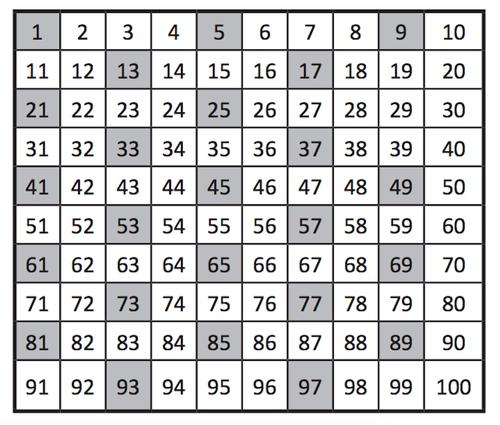
#> input picture Codigo/OpenCV/imagenes/tabla_numeros.jpg, 500 x 425 px
$ python umbral_adaptativo.py
#> lines starting #> are read from the running program, lines starting #| are printed output that depends on the picture; after the words box and inside, x2 and y2 are one past the last pixel; in counts of white or black regions, pixels touching at a corner belong together
import cv2

bloque = 3
constante = 0

def actualizar_bloque(blq):
    global bloque
    bloque = blq
    if bloque < 3 : bloque = 3
    elif bloque%2 == 0 : bloque += 1
    img_umbral = cv2.adaptiveThreshold(img,255,cv2.ADAPTIVE_THRESH_GAUSSIAN_C,cv2.THRESH_BINARY,bloque,constante)
    cv2.imshow('Imagen filtrada', img_umbral)

def actualizar_constante (cte):
    global constante
    constante = cte
    img_umbral = cv2.adaptiveThreshold(img,255,cv2.ADAPTIVE_THRESH_GAUSSIAN_C,cv2.THRESH_BINARY,bloque,constante)
    cv2.imshow('Imagen filtrada', img_umbral)

img = cv2.imread('../imagenes/tabla_numeros.jpg', 0)
#> img: shape (425, 500); min 0, max 255, mean 206.7

img_umbral = cv2.adaptiveThreshold(img,255,cv2.ADAPTIVE_THRESH_GAUSSIAN_C,cv2.THRESH_BINARY,bloque,constante)
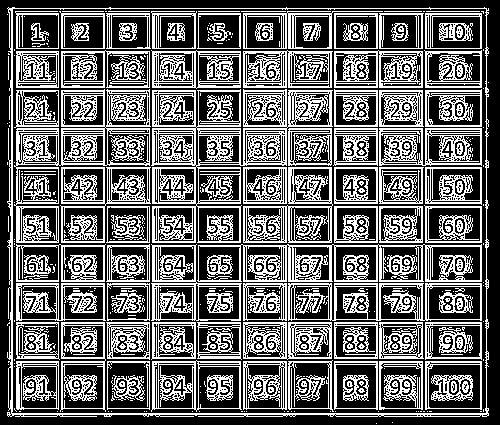
#> img_umbral: shape (425, 500); 40.2% white in thin lines or dots
cv2.imshow('Imagen filtrada', img_umbral)

cv2.imshow('Imagen original', img)
cv2.createTrackbar('Bloque', 'Imagen original', bloque, 500, actualizar_bloque)
cv2.createTrackbar('Constante', 'Imagen original', constante, 255, actualizar_constante)
#> slider 'Constante' is set to 85

cv2.waitKey(0)
#> in actualizar_constante, `img_umbral = cv2.adaptiveThreshold(img,255,cv2.ADAPTIVE_THRESH_GAUSSIA..`:
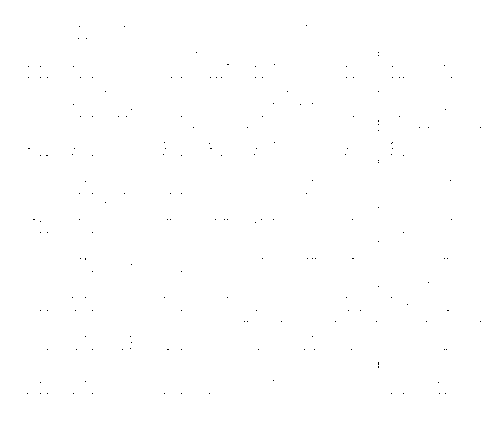
#> img_umbral: shape (425, 500); 99.9% white; black in thin lines or dots, all inside (x1, y1, x2, y2) = (27, 25, 481, 394)
cv2.destroyAllWindows()
